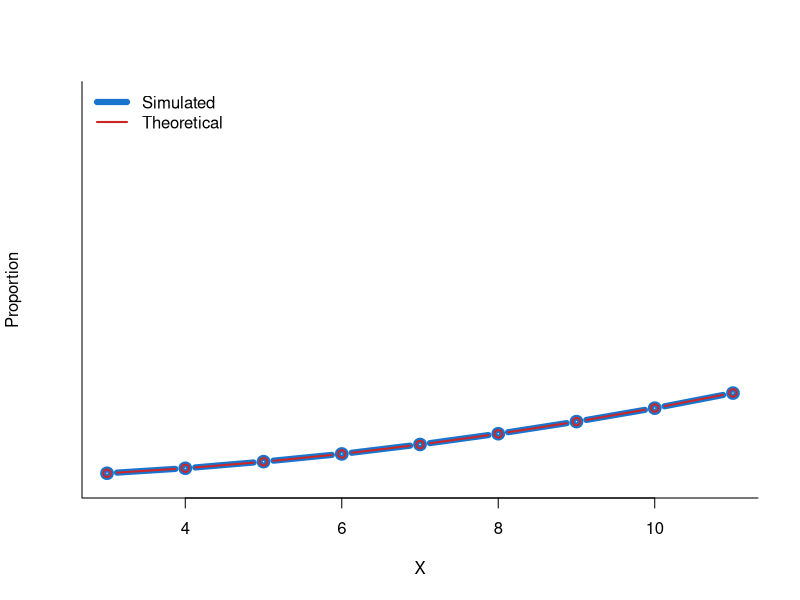
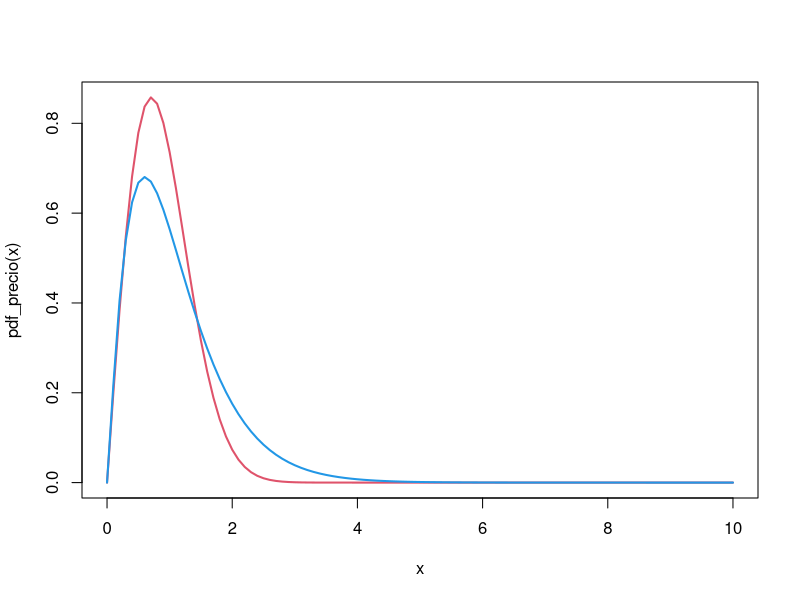
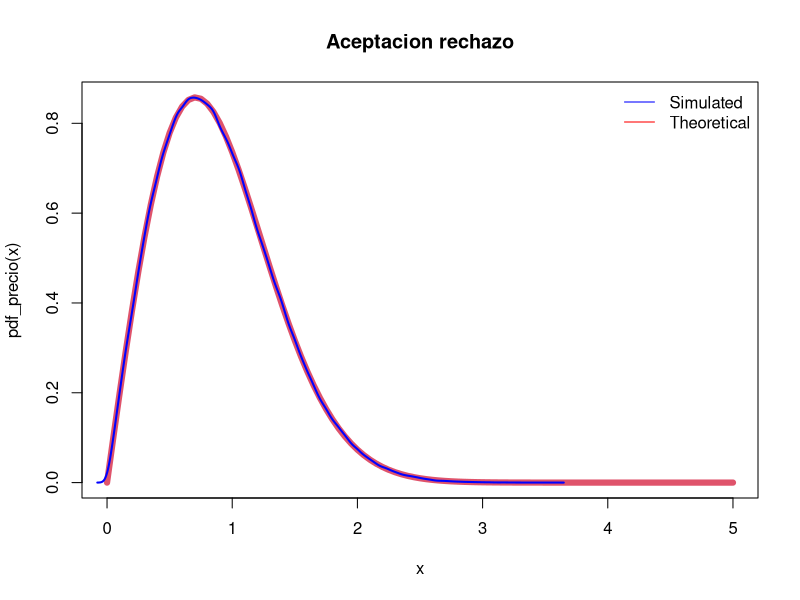

Recreate these plots in R, in order. (Note: a time limit stopped this script after it produced the figures.)
### ############################
### PARCIAL UNO DE SIMULACIÓN
### SIMÓN CUARTAS RENDÓN

### ----------------------------
### Punto uno
### ----------------------------

secuencia.aleatoria <- function(x1, x2, n) {
  resultado <- c(x1, x2)
  x_i1 <- x2
  x_i2 <- x1
  x_i <- (3*x_i1 + 6*x_i2) %% 100
  for (i in 3:n) {
    resultado <- c(resultado, x_i)
    x_i1 <- resultado[length(resultado)]
    x_i2 <- resultado[length(resultado)-1]
    x_i <- (3*x_i1 + 6*x_i2) %% 100
  }
  return(resultado)
}

secuencia <- secuencia.aleatoria(10, 25, 143)
secuencia[143]

### ----------------------------
### Punto dos
### ----------------------------

pandequesos.cientos <- function(x) {
  ((1/2) ^ (x + 1)) + 0.5*(2^(x-1))/(3^x)
}

defectuosos <- function(y) {
  exp(y) / (exp(1) - 1)
}

total.defectuosos <- function(x, y) {
  pandequesos.cientos(x) * defectuosos(y) + 0.6
}

### ----------------------------
### Punto tres
### ----------------------------

n_coins <- function(n, p_head) {
  if (n <= 0) stop("n no puede ser negativo")
  if (p_head > 1 | p_head < 0) stop("la probabilidad es incorrecta")
  x <- runif(n=n, min=0, max=1)
  result <- ifelse(x < p_head, 1, 0)
  return(result)
}

lanzamientos <- replicate(n = 500000, expr = n_coins(n = 24, p_head = 0.8))

lanzamientos <- as.data.frame(t(lanzamientos))

# for (i in 50000) {
#   lanzamientos[i, 26] <- sum(lanzamientos[i,])
# }

lanzamientos$total <- rowSums(lanzamientos)
lanzamientos$sello <- 24 - lanzamientos$total
mean(lanzamientos$total) - mean(lanzamientos$sello)

### ----------------------------
### Punto cuatro
### ----------------------------


vonNeumann <- function(n, semilla) {
  paste("La semilla a usar es: ", semilla)
  resultado <- vector()
  resultado <- c(resultado, semilla)
  for (i in 1:(n-1)) {
    semilla <-  semilla ^ 2             # Se eleva al cuadrado
    #semilla <- as.character(semilla)
    if (nchar(semilla) < 10) {          # Si no tiene diez dígitos...
      semilla <- sprintf("%010d", semilla) # ... se los completa
    }
    semilla <- as.numeric(substr(semilla, start = 3, stop = 7)) # 5 dís central
    resultado <- c(resultado, semilla)
  }
  return(resultado)
}

von.neumann <- vonNeumann(10, 3842)
von.neumann

### ----------------------------
### Punto cinco
### ----------------------------

m1 <- 1000
m2 <- 1000
m3 <- 500
m4 <- 500
m5 <- 200
m6 <- 200
m7 <- 200
m8 <- 100
m9 <- 100

monedas <- data.frame(m1, m2, m3, m4, m5, m6, m7, m8, m9)
monedas[rep(1, 5)]
monedas <- do.call("rbind", replicate(100000, monedas, simplify = FALSE))
opciones <- 1:9

for (i in 1:100000) {
  monedas[i, sample.int(9, 1)] <- 0
}

monedas$total <- rowSums(monedas)

monedas$chequeo <- ifelse(monedas$total >= 3500, 1, 0)

respuesta4 <- sum(monedas$chequeo) / length(monedas$chequeo)

### ----------------------------
### Punto seis
### ----------------------------

n <- 1e6
x_min <- 3
x_max <- 11
# Autos vendidos ---------------------------------------------------------------
constante <- sum((x_min:x_max)^2 + 4) # Inverso de la constante
pdf_autos <- function(x) (x^2 + 4) / constante
# Para chequar si la pdf si es una pdf
sum(pdf_autos(x_min:x_max))
# Simulando los autos
x <- sample(x=x_min:x_max, size=n, replace=TRUE, prob=pdf_autos(x_min:x_max))
# Verificando si la m.a. tiene la distribucion de interes
plot(x=x_min:x_max, y=prop.table(table(x)), type='b', bty='l', lwd=6,
     xlab='X', ylab='Proportion', las=1, col='dodgerblue3', ylim=c(0, 1))
lines(x=x_min:x_max, y=pdf_autos(x=x_min:x_max), type='b', lwd=2, col='firebrick3')
legend('topleft', c('Simulated','Theoretical'), lwd=c(6, 2), bty='n',
       col=c('dodgerblue3','firebrick3'), lty=1)
# Precio de cada auto ----------------------------------------------------------
# Simulador del precio
pdf_precio <- function(x) 2 * x * exp(-x^2)
# Densidad de la funcion de interes y de una distribucion auxiliar
curve(pdf_precio, from=0, to=10, lwd=2, col=2)
curve(dgamma(x, shape=2.2, scale=0.5),
      from=0, to=10, lwd=2, col=4, add=TRUE)
# Usando aceptacion rechazo
h <- function(x) pdf_precio(x) / dgamma(x, shape=2.2, scale=0.5)
k <- optimize(f=h, interval=c(0, 10), maximum=TRUE)$objective
simul_precio <- function(n) {
  flag <- 0
  x <- numeric(n)
  while (flag < n) {
    y <- rgamma(n=1, shape=2.2, scale=0.5) # Value from g(x)
    u <- runif(1) # Value to comparing
    if (u < pdf_precio(y) / (k * dgamma(x=y, shape=2.2, scale=0.5))) {
      flag <- flag + 1
      x[flag] <- y
    }
  }
  x
}
# Simulando los precios
y <- simul_precio(n=n)
curve(pdf_precio, from=0, to=5, lwd=6, col=2, main='Aceptacion rechazo')
lines(density(y), col='blue', lwd=2)
legend('topright', c('Simulated','Theoretical'), bty='n',
       col=c('blue','red'), lty=1)
# Calculando el ingreso bruto
ingreso <- x * y
mean(ingreso)

### ----------------------------
### Punto siete
### ----------------------------

c1 <- 8; c2 <- 6; c3 <- 4; c4 <- 6; c5 <- 4

x1 <- c(sample.int(c1, 1), sample.int(c2, 1), sample.int(c3, 1),
        sample.int(c4, 1), sample.int(c5, 1))
x2 <- c(sample.int(c1, 1), sample.int(c2, 1), sample.int(c3, 1),
        sample.int(c4, 1), sample.int(c5, 1))
lanzamiento.dados <- as.data.frame(rbind(x1, x2))

for (i in 1:99998) {
  lanzamiento.dados <- rbind(lanzamiento.dados, c(sample.int(c1, 1), 
                                                  sample.int(c2, 1), 
                                                   sample.int(c3, 1),
                                                   sample.int(c4, 1), 
                                                   sample.int(c5, 1)))
}

lanzamiento.dados$total <- rowSums(lanzamiento.dados)

### ----------------------------
### Punto ocho
### ----------------------------

# The eggs produced -------------------------------------
f1 <- function(x, param) -(1-param)^x / (x * log(param))
gen_f1 <- function(u, param) { # Using Inverse transform method
  p <- -(1-param) / log(param)
  F <- p
  i <- 1
  while (u >= F) {
    i <- i + 1
    p <- f1(x=i, param=param)
    F <- F + p
  }
  return(i)
}
gen_f1 <- Vectorize(gen_f1)
                    
##
##

# The percentage of eggs ($Y$) in poor condition --------
f <- function(x, a, b) a * b * x^(a-1) * (1-x)^(b-1)
area <- integrate(f, lower=0, upper=1, a=a, b=b)$value
f2 <- function(x, a, b) a * b * x^(a-1) * (1-x)^(b-1) / area
# ------------- Inverse transform method
# calculates the cdf by numerical integration
F <- function(x, a, b) integrate(f=f2, lower=0, upper=x, a=a, b=b)$value
F <- Vectorize(F)
# Inverting the cdf
F.inv <- function(y, a, b)
  uniroot(function(x) {F(x, a=a, b=b) - y}, interval=c(0, 1))$root
F.inv <- Vectorize(F.inv)
gen1 <- function(n, a, b) {
  x <- F.inv(runif(n), a, b)
  return(x)
}
# ------------- Acceptance rejection method
h <- function(x, a, b) f2(x, a, b) / dbeta(x, shape1=a, shape2=b)
constant <- optimize(f=h, interval=c(0, 1), a=a, b=b, maximum=TRUE)$objective
gen2 <- function(n, a, b) {
  flag <- 0
  attempt <- 0
  x <- numeric(n)
  while (flag < n) {
    u1 <- rbeta(n=1, shape1=a, shape2=b) # Value from g(x)
    u2 <- runif(1) # Value to comparing
    if (u2 < f2(u1, a, b) / (constant * dbeta(u1, shape1=a, shape2=b)) ) {
      flag <- flag + 1
      x[flag] <- u1
    }
    attempt <- attempt + 1
  }
  if (n==1) list(x=x, attempt=attempt) # attempt is useful when n=1
  else x
}

p <- 0.3
a <- 3
b <- 4
n <- 10000
x <- gen_f1(runif(n), param=p)
y <- gen2(n=n, a, b)
z <- x * y
mean(z)
